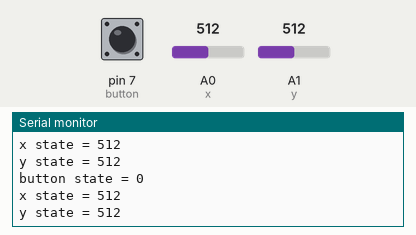
The sketch below on a simulated Arduino Uno, built with avr-gcc and run on an emulated ATmega328P. On the bench: the last lines printed to the serial monitor. Inputs (shaded band) come from the test bench; at power-on: A0 (x) = 512, A1 (y) = 512, pin 7 (button) LOW.

Above: at 1.5 s.
1.6 s: A0 (x) set to 716
At 2.9 s:
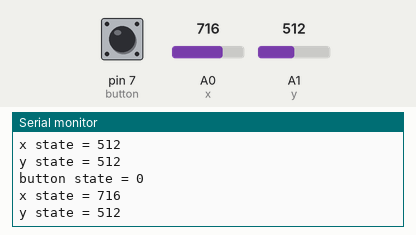
3.1 s: A1 (y) set to 716
At 4.4 s:
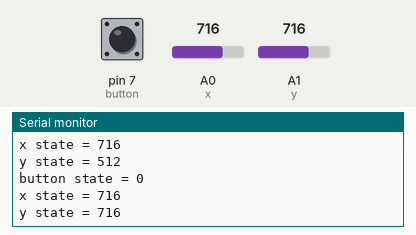
4.6 s: pin 7 (button) pulled HIGH for 0.9 s
7.0 s: A0 (x) set to 900
At 8.1 s:
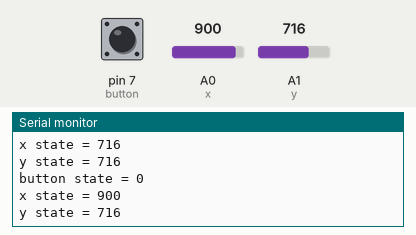
8.5 s: A1 (y) set to 900
At 9.6 s:
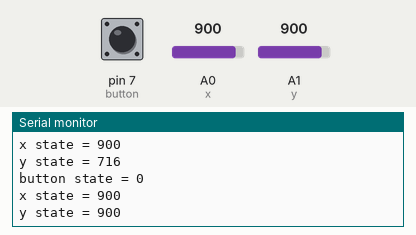
Timing chart, 0 to 11.0 s (numbered marks = the images above; inputs shaded):
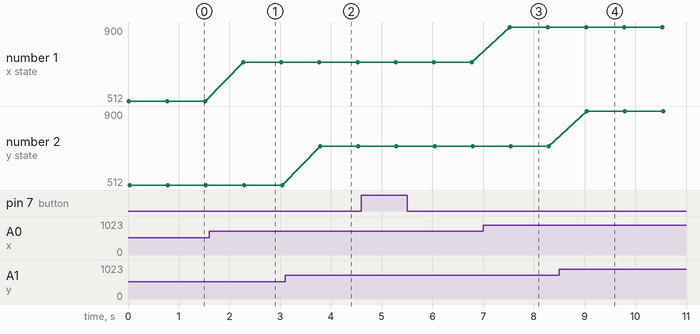

Measured:
- after the input at 1.6 s, the serial monitor: prints a new line after 0.67 s (image 1)
- after the input at 3.1 s, the serial monitor: prints a new line after 0.69 s (image 2)
- after the input at 7.0 s, the serial monitor: prints a new line after 0.53 s (image 3)
- after the input at 8.5 s, the serial monitor: prints a new line after 0.55 s (image 4)
- plotted number 1: 512 → 716 after the input at 1.6 s, 716 → 900 after the input at 7.0 s

The sketch:

Joystick_Serial.ino
```cpp
const int x = A0;
const int y = A1;
const int button = 7;

int x_state;
int y_state;
int button_state = 0;

void setup(){
    Serial.begin(9600);
    pinMode( button, INPUT );
}

void loop(){
     button_state = digitalRead( button );
     x_state = analogRead( x );
     y_state = analogRead( y );

     Serial.print("button state = ");
     Serial.println( button_state );
     Serial.print("x state = ");
     Serial.println( x_state );
     Serial.print("y state = ");
     Serial.println( y_state );

     delay( 750 );
}
```
